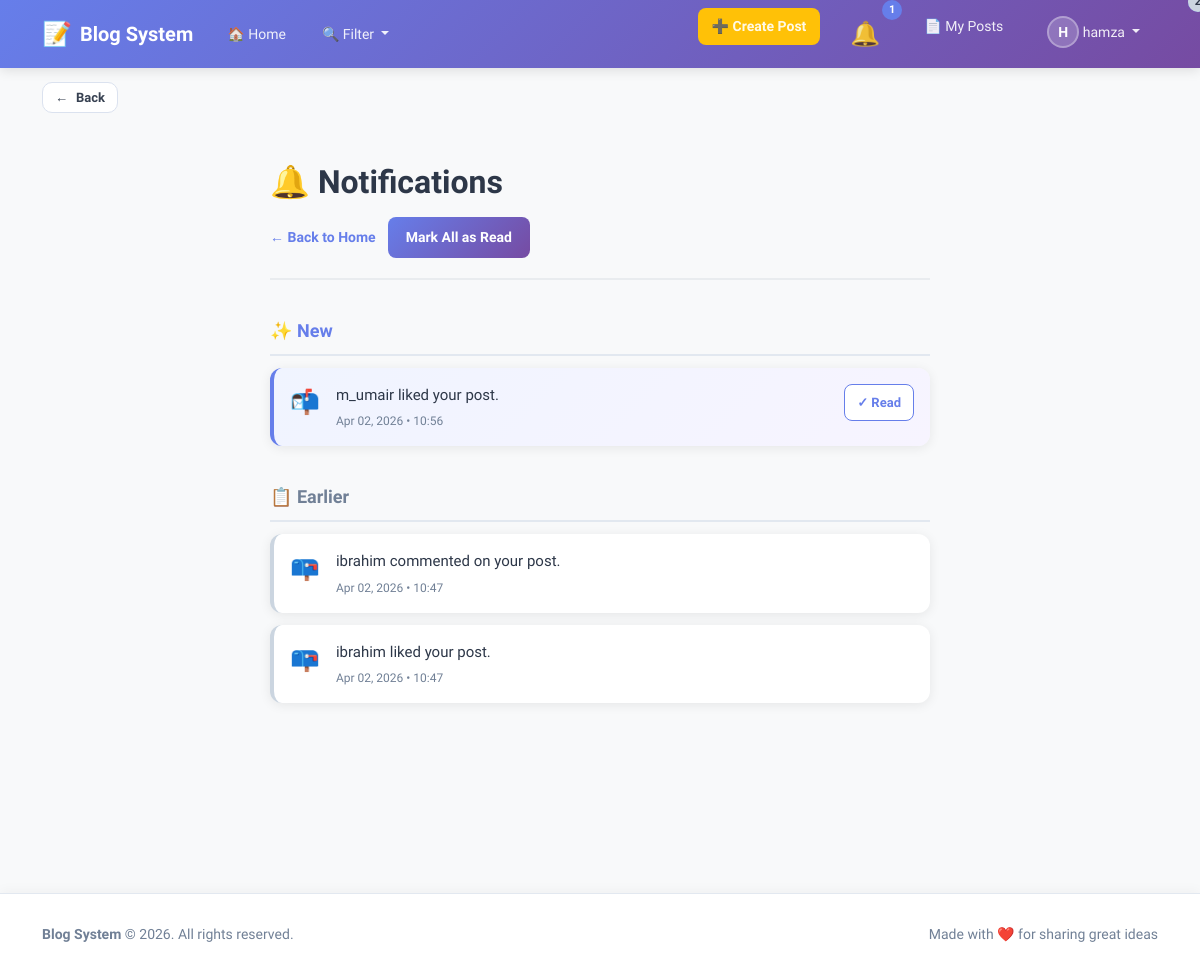
The app's page /notifications/ (signed in), older data.
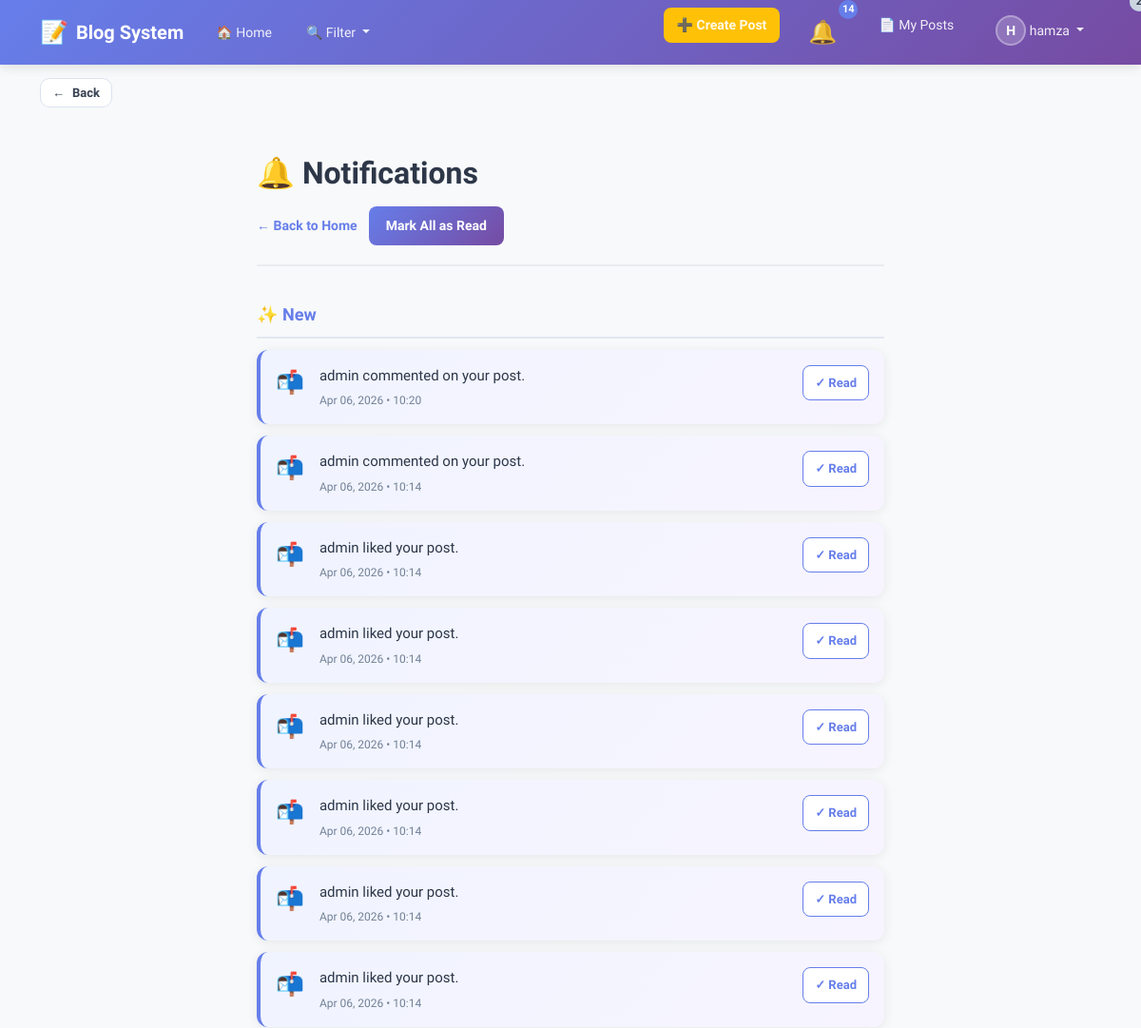
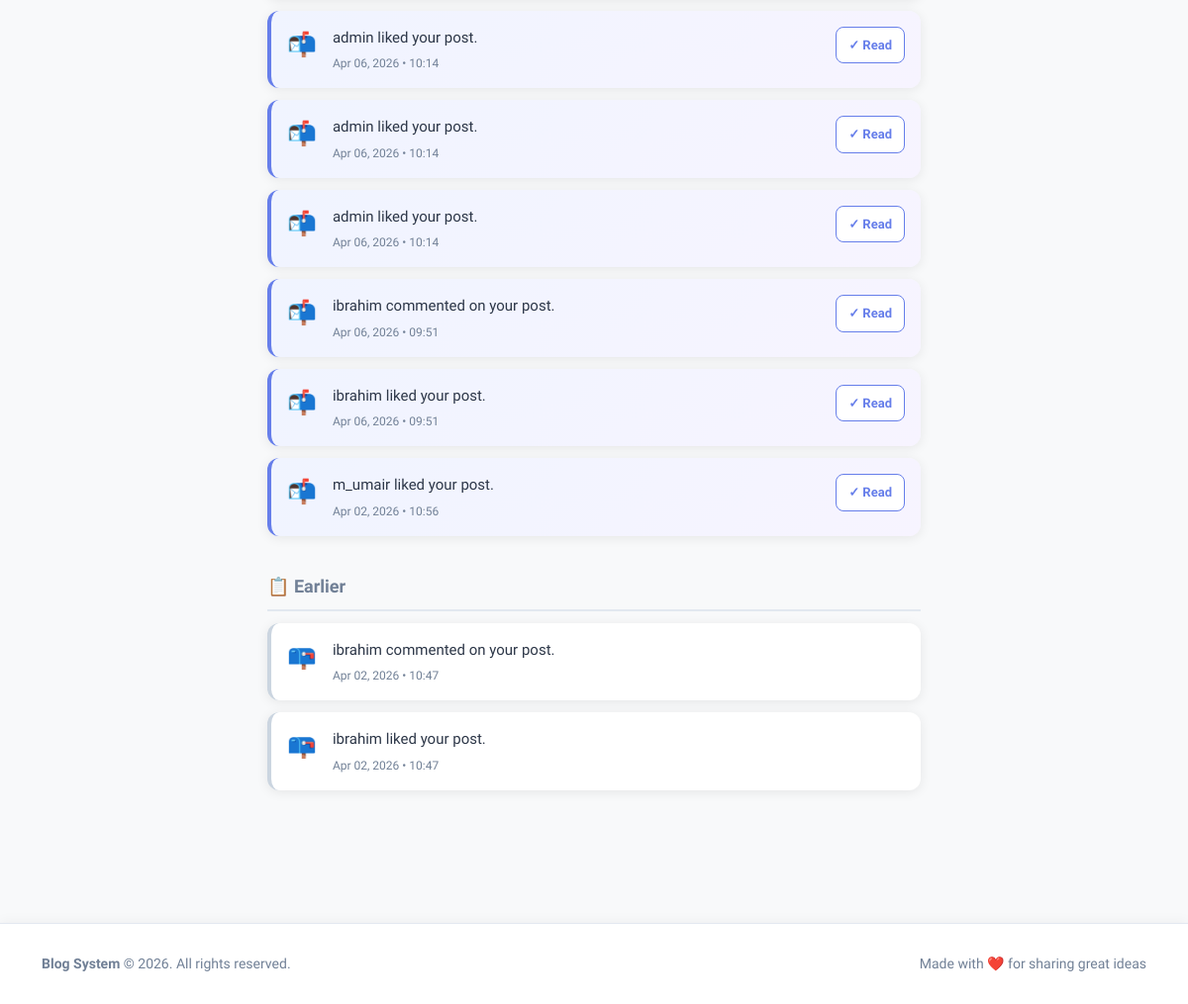
The same page, newer data (2 pictures, top to bottom).
### blog/models.py (models this page shows, shortened)
class CustomUser(AbstractUser):
    email = models.EmailField(unique=True)

class Notification(models.Model):
    user = models.ForeignKey(settings.AUTH_USER_MODEL, on_delete=models.CASCADE)
    post = models.ForeignKey(Post, on_delete=models.CASCADE, related_name='notifications')
    message = models.TextField()
    is_read = models.BooleanField(default=False)
    created_at = models.DateTimeField(auto_now_add=True)
    sender = models.ForeignKey(CustomUser, on_delete=models.CASCADE, related_name='notifications_sent')

### blog/views.py (the view)
# urls.py: path('notifications/', notifications_list, name='notifications_list'),
@login_required
def notifications_list(request):
    new_notifications = Notification.objects.filter(user=request.user, is_read=False).order_by("-created_at")
    old_notifications = Notification.objects.filter(user=request.user, is_read=True).order_by("-created_at")
    return render(request, "notifications/list.html", {"new_notifications": new_notifications,"old_notifications": old_notifications,})

### blog/context_processors.py (called while the page is built)
def notifications_badge(request):
    if request.user.is_authenticated:
        unread_count = Notification.objects.filter(user=request.user, is_read=False).count()
    else:
        unread_count = 0
    return {"unread_notifications_count": unread_count}

def navbar_context(request):
    all_categories = Category.objects.all().order_by("name")
    selected_category_ids = []
    if request.GET:
        selected_category_ids = [int(id) for id in request.GET.getlist("categories") if id and id != "all"]
    return {
        "all_categories": all_categories,
        "selected_category_ids": selected_category_ids,
    }

### templates/notifications/list.html (shortened to what this page needs)
{% extends "base.html" %}
{% block content %}
<link rel="stylesheet" href="https://cdn.jsdelivr.net/npm/bootstrap@5.3.0/dist/css/bootstrap.min.css">
<div class="notifications-container">
    <div class="page-header">
        <h1>🔔 Notifications</h1>
        <div class="header-actions">
            <a href="{% url 'blog:home' %}" class="btn-back">← Back to Home</a>
            <form method="post" action="{% url 'blog:mark_all_read' %}" style="margin: 0;">
                <button type="submit" class="btn-mark-all">Mark All as Read</button>
            </form>
        </div>
    </div>
    <div class="section-divider">
        <h2 class="section-title new">
            <span>✨ New</span>
            {% if new_notifications %}
                <span class="notification-badge">{{ new_notifications|length }}</span>
            {% endif %}
        </h2>
        {% if new_notifications %}
            {% for n in new_notifications %}
                <div class="notification-item new">
                    <div class="notification-icon">📬</div>
                    <div class="notification-content">
                        <p class="notification-message">{{ n.message }}</p>
                        <div class="notification-time">{{ n.created_at|date:"M d, Y • H:i" }}</div>
                    </div>
                    <div class="notification-actions">
                        <form method="post" action="{% url 'blog:mark_read' n.id %}" style="margin: 0;">
                            <button type="submit" class="btn-mark-read">
                                ✓ Read
                            </button>
                        </form>
                    </div>
                </div>
            {% endfor %}
        {% else %}
            <div class="empty-state">
                <div class="empty-state-icon">📭</div>
                <p class="empty-state-text">No new notifications</p>
            </div>
        {% endif %}
    </div>
    <div class="section-divider">
        <h2 class="section-title old">
            <span>📋 Earlier</span>
            {% if old_notifications %}
                <span class="notification-badge" style="background-color: #cbd5e0; color: #2d3748;">{{ old_notifications|length }}</span>
            {% endif %}
        </h2>
        {% if old_notifications %}
            {% for n in old_notifications %}
                <div class="notification-item old">
                    <div class="notification-icon">📪</div>
                    <div class="notification-content">
                        <p class="notification-message">{{ n.message }}</p>
                        <div class="notification-time">{{ n.created_at|date:"M d, Y • H:i" }}</div>
                    </div>
                </div>
            {% endfor %}
        {% else %}
            <div class="empty-state">
                <div class="empty-state-icon">📭</div>
                <p class="empty-state-text">No earlier notifications</p>
            </div>
        {% endif %}
    </div>
</div>
{% endblock %}

### templates/base.html (shortened to what this page needs)
<!DOCTYPE html>
<html lang="en">
<head>
	<link rel="stylesheet" href="https://cdn.jsdelivr.net/npm/bootstrap@5.3.0/dist/css/bootstrap.min.css">
</head>
<body data-authenticated="{{ request.user.is_authenticated|yesno:'1,0' }}">
	{% include "includes/navbar.html" %}
	<div class="global-back-wrap">
		<button id="global-back-btn" class="global-back-btn" type="button" aria-label="Go back" hidden>
			<span aria-hidden="true">&larr;</span>
			<span>Back</span>
		</button>
	</div>
	<main>
		{% block content %}{% endblock %}
	</main>
	<footer>
		<div class="container">
			<div class="row">
				<div class="col-md-6">
					<p><strong>Blog System</strong> © 2026. All rights reserved.</p>
				</div>
				<div class="col-md-6 text-md-end">
					<p>Made with ❤️ for sharing great ideas</p>
				</div>
			</div>
		</div>
	</footer>
</body>
</html>

### templates/includes/navbar.html (shortened to what this page needs)
<nav class="navbar navbar-expand-lg navbar-light">
    <div class="container">
        <a class="navbar-brand" href="{% url 'blog:home' %}">
            <span class="brand-icon">📝</span>
            <strong>Blog System</strong>
        </a>
        <div class="collapse navbar-collapse" id="navbarContent">
            <ul class="navbar-nav me-auto">
                <li class="nav-item">
                    <a class="nav-link" href="{% url 'blog:home' %}">
                        🏠 Home
                    </a>
                </li>
                <li class="nav-item dropdown">
                    <a class="nav-link dropdown-toggle filter-toggle" href="#" id="filterDropdown" role="button" data-bs-toggle="dropdown" aria-expanded="false">
                        🔍 Filter
                    </a>
                </li>
            </ul>
            <ul class="navbar-nav ms-auto">
                {% if user.is_authenticated %}
                    <li class="nav-item me-2">
                        <a class="nav-link btn-create-post" href="{% url 'blog:create_post' %}">
                            ➕ Create Post
                        </a>
                    </li>
                    <li class="nav-item me-2">
                        <a class="nav-link notifications-link" href="{% url 'blog:notifications_list' %}">
                            <span class="notification-icon">🔔</span>
                            <span class="notification-badge" id="notif-count">{{ unread_notifications_count }}</span>
                        </a>
                    </li>
                    <li class="nav-item me-2">
                        <a class="nav-link" href="{% url 'blog:my_posts' %}">
                            📄 My Posts
                        </a>
                    </li>
                    <li class="nav-item dropdown">
                        <a class="nav-link dropdown-toggle user-dropdown" href="#" id="userDropdown" role="button" data-bs-toggle="dropdown" aria-expanded="false">
                            <span class="user-avatar">{{ user.username|first|upper }}</span>
                            {{ user.username }}
                        </a>
                    </li>
                {% endif %}
            </ul>
        </div>
    </div>
</nav>

### templates/base.html (style rules this page uses)
:root { --primary-color: #667eea; --secondary-color: #764ba2; --light-bg: #f8f9fa; --card-shadow: 0 2px 12px rgba(0, 0, 0, 0.08); --hover-shadow: 0 8px 24px rgba(0, 0, 0, 0.12); }
* { font-family: 'Segoe UI', Tahoma, Geneva, Verdana, sans-serif; }
html, body { height: 100%; }
body { background-color: var(--light-bg); color: #2d3748; }
main { min-height: calc(100vh - 80px); padding: 30px 0; }
footer { background: white; border-top: 1px solid #e2e8f0; padding: 30px 0; margin-top: 60px; box-shadow: 0 -2px 12px rgba(0, 0, 0, 0.04); }
footer p { margin: 0; color: #718096; font-size: 14px; }
.global-back-wrap { max-width: 1140px; margin: 14px auto 0; padding: 0 12px; }
.global-back-btn { display: inline-flex; align-items: center; gap: 8px; padding: 8px 12px; border-radius: 10px; border: 1px solid #dbe2ef; background: #ffffff; color: #374151; font-weight: 600; font-size: 13px; line-height: 1; cursor: pointer; transition: all 0.2s ease; }

### templates/includes/navbar.html (style rules this page uses)
.navbar { background: linear-gradient(135deg, #667eea 0%, #764ba2 100%); box-shadow: 0 2px 12px rgba(0, 0, 0, 0.12); padding: 12px 0; }
.navbar-brand { font-size: 20px; font-weight: 700; color: white !important; display: flex; align-items: center; gap: 8px; transition: all 0.3s ease; }
.brand-icon { font-size: 24px; }
.navbar-nav .nav-link { color: rgba(255, 255, 255, 0.9) !important; font-weight: 500; font-size: 14px; transition: all 0.3s ease; padding: 8px 14px !important; border-radius: 8px; margin: 0 4px; }
.btn-create-post { background-color: #ffc107 !important; color: #2d3748 !important; font-weight: 600 !important; border-radius: 8px !important; padding: 10px 16px !important; transition: all 0.3s ease; }
.notifications-link { position: relative; display: flex; align-items: center; gap: 6px; }
.notification-icon { font-size: 18px; }
.notification-badge { display: inline-flex; align-items: center; justify-content: center; background-color: #ff6b6b; color: white; border-radius: 50%; width: 20px; height: 20px; font-size: 11px; font-weight: 700; position: absolute; top: -8px; right: -8px; }
.user-dropdown { display: flex; align-items: center; gap: 10px !important; }
.user-avatar { display: inline-flex; align-items: center; justify-content: center; width: 32px; height: 32px; background-color: rgba(255, 255, 255, 0.2); border-radius: 50%; font-weight: 700; font-size: 14px; color: white; border: 2px solid rgba(255, 255, 255, 0.3); }
.filter-toggle { position: relative; }
.filter-toggle::after { content: ''; display: inline-block; margin-left: 6px; vertical-align: 0.255em; border-top: 0.3em solid; border-right: 0.3em solid transparent; border-bottom: 0; border-left: 0.3em solid transparent; transition: transform 0.2s ease; }

Row changes from the older to the newer data that the page shows:
added Notification: message "admin commented on your post.", created_at "Apr 06, 2026 • 10:20", shown under "✨ New"
added Notification: message "admin commented on your post.", created_at "Apr 06, 2026 • 10:14", shown under "✨ New"
added Notification: message "admin liked your post.", created_at "Apr 06, 2026 • 10:14", shown under "✨ New"
added Notification: message "admin liked your post.", created_at "Apr 06, 2026 • 10:14", shown under "✨ New"
added Notification: message "admin liked your post.", created_at "Apr 06, 2026 • 10:14", shown under "✨ New"
added Notification: message "admin liked your post.", created_at "Apr 06, 2026 • 10:14", shown under "✨ New"
added Notification: message "admin liked your post.", created_at "Apr 06, 2026 • 10:14", shown under "✨ New"
added Notification: message "admin liked your post.", created_at "Apr 06, 2026 • 10:14", shown under "✨ New"
added Notification: message "admin liked your post.", created_at "Apr 06, 2026 • 10:14", shown under "✨ New"
added Notification: message "admin liked your post.", created_at "Apr 06, 2026 • 10:14", shown under "✨ New"
added Notification: message "admin liked your post.", created_at "Apr 06, 2026 • 10:14", shown under "✨ New"
added Notification: message "ibrahim commented on your post.", created_at "Apr 06, 2026 • 09:51", shown under "✨ New"
added Notification: message "ibrahim liked your post.", created_at "Apr 06, 2026 • 09:51", shown under "✨ New"
Text that changed along with them:
{{ unread_notifications_count }}: "1" → "14"
